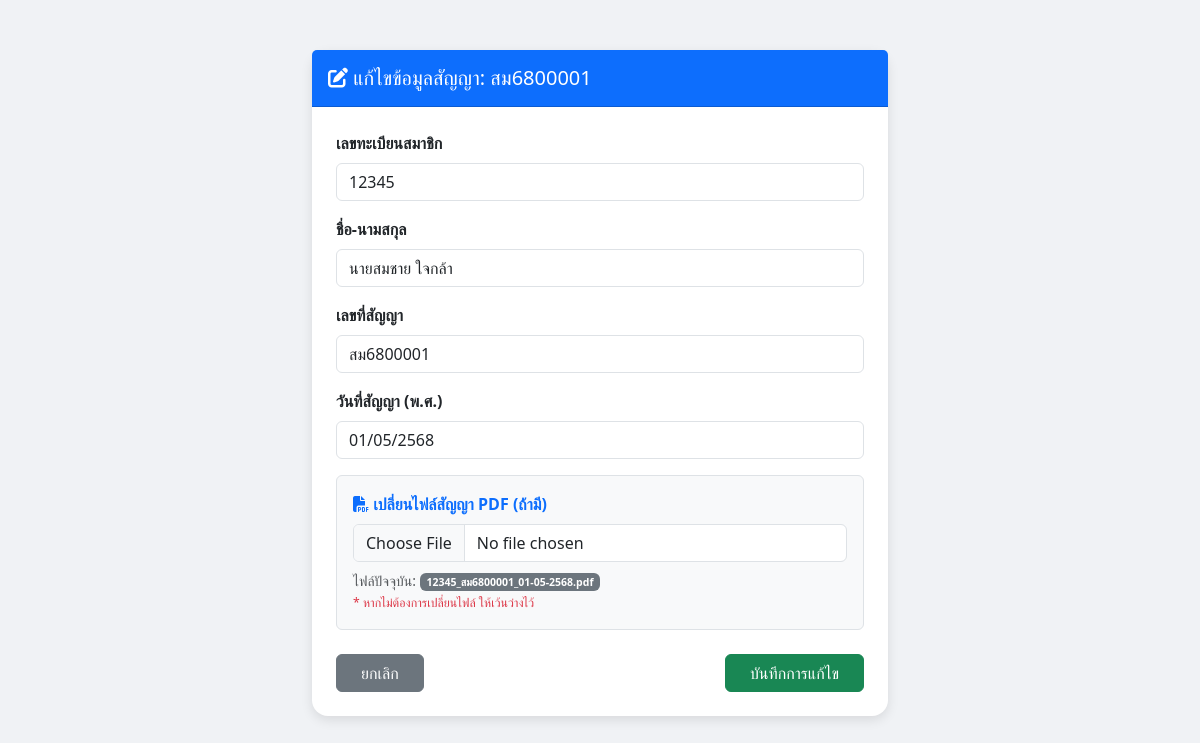
The app's page /edit_form.php?id=1 (signed in) with its own data.
### tables this page shows
CREATE TABLE `loan_tb` (
  `id` int(11) NOT NULL,
  `member_id` varchar(50) NOT NULL,
  `member_name` varchar(255) NOT NULL,
  `loan_id` varchar(50) NOT NULL,
  `loan_date_en` date NOT NULL,
  `created_at` timestamp NOT NULL DEFAULT CURRENT_TIMESTAMP ON UPDATE CURRENT_TIMESTAMP,
  `file_name` varchar(255) NOT NULL
);

### edit_form.php (the view, shortened to what this page needs)
<?php
include 'config.php';
$id = isset($_GET['id']) ? intval($_GET['id']) : 0;
$stmt = $conn->prepare("SELECT * FROM loan_tb WHERE id = ?");
$stmt->execute(array($id));
$data = $stmt->fetch(PDO::FETCH_ASSOC);
$date_parts = explode('-', $data['loan_date_en']);
$date_th = $date_parts[2]."/".$date_parts[1]."/".($date_parts[0]+543);
?>
<!DOCTYPE html>
<html lang="th">
<head>
    <?php
		include 'lib_head.php';
	?>
</head>
<body>
    <div class="container" style="max-width: 600px;">
        <div class="card main-card">
            <div class="card-header bg-primary text-white py-3">
                <h5 class="mb-0"><i class="fas fa-edit"></i> แก้ไขข้อมูลสัญญา: <?php echo htmlspecialchars($data['loan_id']); ?></h5>
            </div>
            <div class="card-body p-4">
                <form id="update_form" enctype="multipart/form-data">
                    <div class="mb-3">
                        <label class="form-label fw-bold">เลขทะเบียนสมาชิก</label>
                        <input type="text" name="member_id" class="form-control" value="<?php echo htmlspecialchars($data['member_id']); ?>" required>
                    </div>
                    <div class="mb-3">
                        <label class="form-label fw-bold">ชื่อ-นามสกุล</label>
                        <input type="text" name="member_name" class="form-control" value="<?php echo htmlspecialchars($data['member_name']); ?>" required>
                    </div>
                    <div class="mb-3">
                        <label class="form-label fw-bold">เลขที่สัญญา</label>
                        <input type="text" name="loan_id" class="form-control" value="<?php echo htmlspecialchars($data['loan_id']); ?>" required>
                    </div>
                    <div class="mb-3">
                        <label class="form-label fw-bold">วันที่สัญญา (พ.ศ.)</label>
                        <input type="text" name="loan_date" class="form-control" id="loan_date" value="<?php echo $date_th; ?>" placeholder="วว/ดด/ปปปป" maxlength="10" required>
                    </div>
                    <div class="mb-4 p-3 border rounded bg-light">
                        <label class="form-label fw-bold text-primary"><i class="fas fa-file-pdf"></i> เปลี่ยนไฟล์สัญญา PDF (ถ้ามี)</label>
                        <input type="file" name="loan_file" class="form-control" accept="application/pdf">
                        <div class="form-text mt-2">
                            ไฟล์ปัจจุบัน: <span class="badge bg-secondary"><?php echo htmlspecialchars($data['file_name']); ?></span>
                            <br><small class="text-danger">* หากไม่ต้องการเปลี่ยนไฟล์ ให้เว้นว่างไว้</small>
                        </div>
                    </div>
                    <div class="d-flex justify-content-between">
                        <a href="edit_list.php" class="btn btn-secondary px-4">ยกเลิก</a>
                        <button type="submit" class="btn btn-success px-4">บันทึกการแก้ไข</button>
                    </div>
                </form>
            </div>
        </div>
    </div>
</body>
</html>

### edit_form.php (style rules this page uses)
body { background-color: #f0f2f5; padding-top: 50px; }
.main-card { border-radius: 1rem; box-shadow: 0 4px 12px rgba(0,0,0,0.1); border: none; }

### records on screen
loan_tb: loan "สม6800001", member_id "12345", member_name "นายสมชาย ใจกล้า", loan_id "สม6800001", loan_date "01/05/2568", file_name "12345_สม6800001_01-05-2568.pdf"
